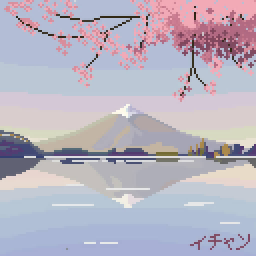
#> input picture resources/fujian_mountain_128.png, 128 x 128 px (shown 2 times larger)
$ python img2clut.py --input ../../resources/fujian_mountain_128.png
#> lines starting #> are read from the running program, lines starting #| are printed output that depends on the picture
import argparse
from pathlib import Path
import numpy as np
from PIL import Image


def generate_verilog_hex(
    image_path: str,
    output_dir: str = ".",
    num_colors: int = 256,
    target_size: tuple[int, int] = (128, 128),
) -> None:
#> called with image_path = '../../resources/fujian_mountain_128.png', output_dir = '.', num_colors = 256, target_size = (128, 128)
    img_path = Path(image_path)
    out_dir = Path(output_dir)

    # Extract base filename without extension (e.g., 'input.png' -> 'input')
    base_name = img_path.stem

    # Ensure output directory exists
    out_dir.mkdir(parents=True, exist_ok=True)

    # Format output filenames: <filename>_index_map.hex and <filename>_color_map.hex
    index_hex_path = out_dir / f"{base_name}_index_map.hex"
    palette_hex_path = out_dir / f"{base_name}_color_map.hex"

    # 1. Load and resize image to target dimensions (128x128)
    img = Image.open(img_path).convert("RGB")
    if img.size != target_size:
        img = img.resize(target_size, Image.Resampling.LANCZOS)

    # 2. Quantize image using adaptive palette (MEDIANCUT)
    quantized_img = img.quantize(colors=num_colors, method=Image.Quantize.MEDIANCUT)

    # 3. Extract Index Map (128x128 8-bit integers)
    index_map = np.array(quantized_img, dtype=np.uint8)
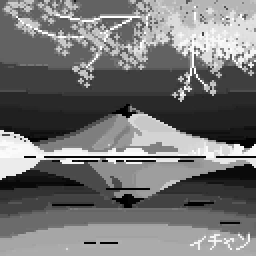
#> index_map: shape (128, 128) (shown 2 times larger); min 0, max 255, mean 116.3

    # 4. Extract Palette (List of [R, G, B] values)
    palette_raw = quantized_img.getpalette()[: num_colors * 3]
#> palette_raw = 768 values, max 246 at index 0, min 23 at index 767, mean 181.5
    palette_rgb = np.array(palette_raw, dtype=np.uint8).reshape(-1, 3)
#> palette_rgb = 256 rows, first 8: [246, 243, 232], [230, 232, 233], [231, 230, 229], [232, 225, 209], [225, 229, 232], [229, 222, 211], [222, 221, 224], [220, 221, 222]

    # 5. Export Index Map to .hex (16,384 lines of 2-digit hex)
    with open(index_hex_path, "w") as f_index:
        for val in index_map.flatten():
            f_index.write(f"{val:02X}\n")
#> this loop made 16384 passes
#> val on passes 1 to 3: 98, 98, 98

    # 6. Export Color Map to .hex (256 lines of 6-digit RRGGBB hex)
    with open(palette_hex_path, "w") as f_palette:
        for r, g, b in palette_rgb:
            hex_color = (int(r) << 16) | (int(g) << 8) | int(b)
            f_palette.write(f"{hex_color:06X}\n")
#> this loop made 256 passes
#> (r, g, b, hex_color) on passes 1 to 3: (246, 243, 232, 16184296), (230, 232, 233, 15132905), (231, 230, 229, 15197925)

    print(f"Successfully processed '{img_path.name}':")
    print(f"  - Index Map  : '{index_hex_path}' ({index_map.size} entries, 8-bit)")
#|   - Index Map  : 'fujian_mountain_128_index_map.hex' (16384 entries, 8-bit)
    print(
        f"  - Color Map  : '{palette_hex_path}' ({len(palette_rgb)} entries, 24-bit RGB)"
    )
#|   - Color Map  : 'fujian_mountain_128_color_map.hex' (256 entries, 24-bit RGB)


def main():
    parser = argparse.ArgumentParser(
        description="Convert an image to prefixed Index Map and Color Map HEX files for Verilog $readmemh."
    )
    parser.add_argument(
        "-i", "--input", required=True, type=str, help="Path to the input PNG/JPG image"
    )
    parser.add_argument(
        "-o",
        "--output-dir",
        type=str,
        default=".",
        help="Target directory to save .hex files (default: current directory)",
    )

    args = parser.parse_args()
    generate_verilog_hex(image_path=args.input, output_dir=args.output_dir)


if __name__ == "__main__":
    main()
